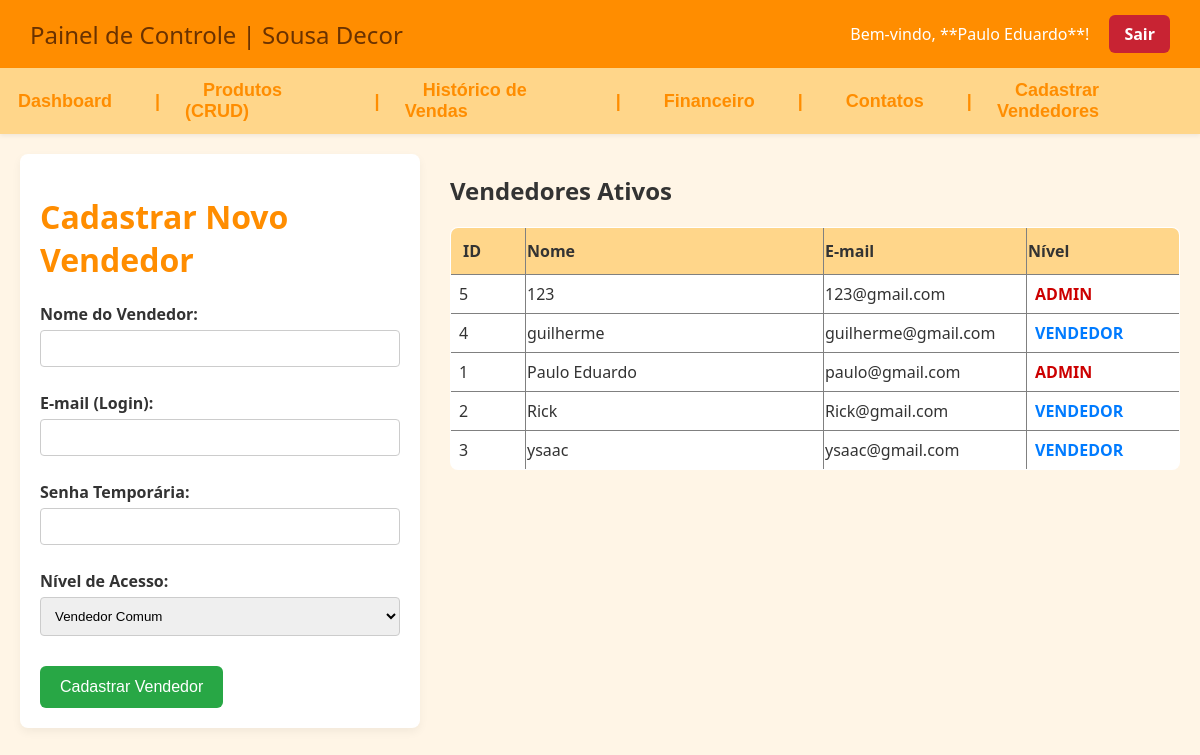
Screenshot of /ParteDePauloeGui/index.php?pg=vendedores_cadastro (signed in) with the database file from the repository.
### tables this page shows
CREATE TABLE `vendedores` (
  `id` int(11) NOT NULL,
  `nome` varchar(100) NOT NULL,
  `email` varchar(200) NOT NULL,
  `senha` varchar(250) NOT NULL,
  `nivel_acesso` varchar(50) NOT NULL
);

### ParteDePauloeGui/cadastro_vendedor.php (the view, shortened to what this page needs)
<div class="main-content-layout">
    <div class="form-block">
        <div class="form-container">
            <h1>Cadastrar Novo Vendedor</h1>
            <form method="POST">
                <label for="nome">Nome do Vendedor:</label>
                <input type="text" id="nome" name="nome" required>
                <label for="email">E-mail (Login):</label>
                <input type="email" id="email" name="email" required>
                <label for="senha">Senha Temporária:</label>
                <input type="password" id="senha" name="senha" required>
                <label for="nivel_acesso">Nível de Acesso:</label>
                <select id="nivel_acesso" name="nivel_acesso">
                    <option value="vendedor">Vendedor Comum</option>
                </select>
                <button type="submit" name="cadastrar_vendedor">Cadastrar Vendedor</button>
            </form>
        </div>
    </div>
    <div class="list-block">
        <h2>Vendedores Ativos</h2>
        <table border="1" style="width: 100%; margin: 20px 0; border-collapse: collapse; text-align: left; background-color: white; border-radius: 8px; overflow: hidden;">
            <thead>
                <tr style='background-color: #ffd68a;'>
                    <th style='padding: 12px; width: 50px;'>ID</th>
                    <th>Nome</th>
                    <th style='width: 200px;'>E-mail</th>
                    <th style='width: 150px;'>Nível</th>
                </tr>
            </thead>
            <tbody>
                <?php
                if (isset($conexao)) {
                    $sql_list = "SELECT id, nome, email, nivel_acesso FROM vendedores ORDER BY nome ASC";
                    $resultado_list = mysqli_query($conexao, $sql_list);
                    if ($resultado_list && mysqli_num_rows($resultado_list) > 0) {
                        while ($dados_list = mysqli_fetch_array($resultado_list)) {
                            $cor_nivel = $dados_list['nivel_acesso'] == 'admin' ? '#cc0000' : '#007bff';
                            echo "<tr>";
                            echo "<td style='padding: 8px;'>$dados_list[id]</td>";
                            echo "<td>$dados_list[nome]</td>";
                            echo "<td>$dados_list[email]</td>";
                            echo "<td style='padding: 8px; font-weight: bold; color: $cor_nivel;'>" . strtoupper($dados_list['nivel_acesso']) . "</td>";
                            echo "</tr>";
                        }
                    } else if (!$resultado_list) {
                        echo "<tr><td colspan='4' style='text-align: center; padding: 15px; color: red;'>Erro na Query de Lista: " . mysqli_error($conexao) . "</td></tr>";
                    } else {
                         echo "<tr><td colspan='4' style='text-align: center; padding: 15px;'>Nenhum vendedor cadastrado ainda.</td></tr>";
                    }
                } else {
                    echo "<tr><td colspan='4' style='text-align: center; padding: 15px; color: red;'>ERRO: Variável \$conexao não está definida. Verifique o config.inc.php.</td></tr>";
                }
                ?>
            </tbody>
        </table>
    </div>
</div>

### ParteDeRick/style.css (style rules this page uses)
body { margin: 0; padding: 0; background-color: rgb(255, 245, 230); font-family: 'Lucida Sans', 'Lucida Sans Regular', 'Lucida Grande', 'Lucida Sans Unicode', Geneva, Verdana, sans-serif; }
h1 { color: #ff8d00; }
html, body { height: 100%; }
body { margin: 0; padding: 0; background-color: rgb(255, 245, 230); font-family: 'Lucida Sans', 'Lucida Sans Regular', 'Lucida Grande', 'Lucida Sans Unicode', Geneva, Verdana, sans-serif; display: flex; flex-direction: column; }

### ParteDePauloeGui/Admin.css (style rules this page uses)
body { margin: 0; padding: 0; font-family: 'Segoe UI', Tahoma, Geneva, Verdana, sans-serif; background-color: rgb(255, 245, 230); color: #333; }

### ParteDePauloeGui/cadastro_vendedor.php (style rules this page uses)
.main-content-layout { display: flex; gap: 30px; max-width: 1200px; margin: 20px auto; padding: 0 20px; align-items: flex-start; }
.form-block { flex: 0 0 400px; }
.list-block { flex: 1; min-width: 0; }
.form-container { padding: 20px; background-color: white; border-radius: 8px; box-shadow: 0 4px 10px rgba(0, 0, 0, 0.05); }
.form-container label { display: block; margin-top: 15px; margin-bottom: 5px; font-weight: bold; }
.form-container input[type="text"], .form-container input[type="email"], .form-container input[type="password"], .form-container select { width: 100%; padding: 10px; margin-bottom: 10px; border: 1px solid #ccc; border-radius: 4px; box-sizing: border-box; }
.form-container button { background-color: #28a745; color: white; padding: 12px 20px; border: none; border-radius: 6px; cursor: pointer; font-size: 16px; margin-top: 20px; transition: background-color 0.3s; }

### rows the page displays
vendedores: id "5", nome "123", email "123@gmail.com", nivel_acesso "ADMIN"
vendedores: id "4", nome "guilherme", email "guilherme@gmail.com", nivel_acesso "VENDEDOR"
vendedores: id "1", nome "Paulo Eduardo", email "paulo@gmail.com", nivel_acesso "ADMIN"
vendedores: id "2", nome "Rick", email "Rick@gmail.com", nivel_acesso "VENDEDOR"
vendedores: id "3", nome "ysaac", email "ysaac@gmail.com", nivel_acesso "VENDEDOR"

### other values shown
$nome_vendedor "Paulo Eduardo"
